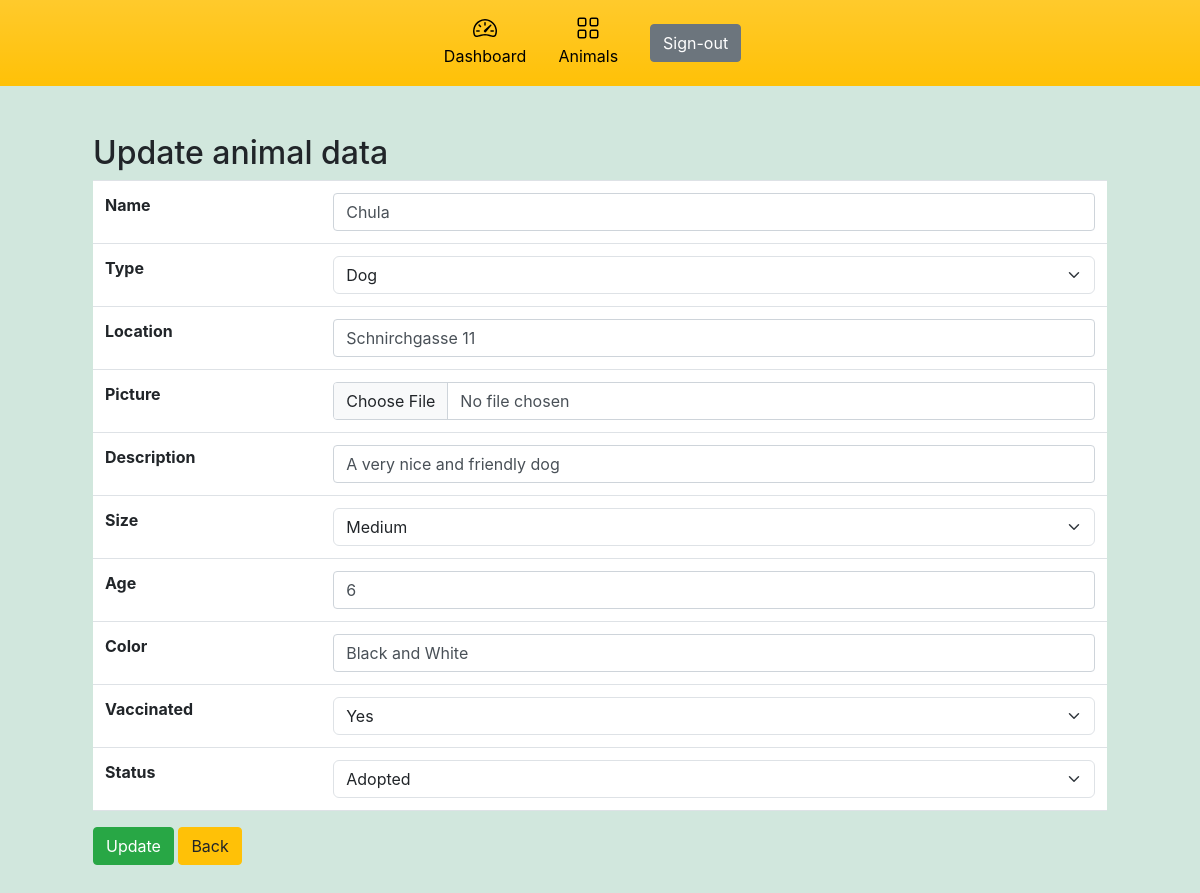
Screenshot of /animals/animal_update.php?id=1 (signed in) with the database file from the repository.
### tables this page shows
CREATE TABLE `animals` (
  `id` int(11) NOT NULL,
  `name` varchar(100) NOT NULL,
  `location` varchar(100) NOT NULL,
  `picture` varchar(255) NOT NULL,
  `description` varchar(255) NOT NULL,
  `size` varchar(10) NOT NULL,
  `age` int(3) NOT NULL,
  `color` varchar(20) DEFAULT NULL,
  `type` varchar(20) NOT NULL,
  `vaccinated` varchar(20) NOT NULL,
  `status` varchar(50) NOT NULL
);

### animals/animal_update.php (the view, shortened to what this page needs)
<?php
require_once '../components/db_connection.php';
$id = $_GET['id'];
$sql = "SELECT * FROM animals WHERE id = {$id}";
$result = mysqli_query($connect, $sql);
$row = mysqli_fetch_assoc($result);
?>
<!doctype html>
<html lang="en">
<head>
    <?php require_once '../components/bootstrap.php' ?>
    <link href="../assets/dist/css/bootstrap.min.css" rel="stylesheet">
</head>
<body class="bg-success-subtle">
    <header>
        <div class="px-3 py-2 bg-warning bg-gradient">
            <div class="container">
                <div class="d-flex flex-wrap align-items-center  justify-content-lg-center ">
                    <div class="nav col-12 col-lg-auto justify-content-center text-black ">
                        <a href="../users/dashboard.php" class="nav-link">
                            <svg class="bi d-block mx-auto mb-1" width="24" height="24">
                                <use xlink:href="#speedometer2"></use>
                            </svg>
                            Dashboard
                        </a>
                        <a href="../animals/animals_dashboard.php" class="nav-link">
                            <svg class="bi d-block mx-auto mb-1" width="24" height="24">
                                <use xlink:href="#grid"></use>
                            </svg>
                            Animals
                        </a>
                        <a href="logout.php?logout">
                            <button type="button" class="btn btn-secondary m-3">
                                Sign-out
                            </button>
                        </a>
                    </div>
                </div>
            </div>
        </div>
    </header>
    <div class="container">
        <fieldset class="m-5">
            <legend class='h2'>Update animal data</legend>
            <form method="post" enctype="multipart/form-data">
                <table class='table'>
                    <tr>
                        <th>Name</th>
                        <td><input class='form-control' type="text" name="name" placeholder="Animal Name" value="<?= $row['name'] ?>" required /></td>
                    </tr>
                    <tr>
                        <th>Type</th>
                        <td><select class="form-select" aria-label="Select a animal type" name="type" required>
                                <option selected><?= $row['type'] ?></option>
                            </select></td>
                    </tr>
                    <tr>
                        <th>Location</th>
                        <td><input class='form-control' type="text" name="location" placeholder="Location" value="<?= $row['location'] ?>" required /></td>
                    </tr>
                    <tr>
                        <th>Picture</th>
                        <td><input class='form-control' type="file" name="picture" /></td>
                    </tr>
                    <tr>
                        <th>Description</th>
                        <td><input class="form-control" name="description" placeholder="Write a short description (max 255 charachters)" value="<?= $row['description'] ?>" required>
                        </td>
                    </tr>
                    <tr>
                        <th>Size</th>
                        <td><select class="form-select" aria-label="Select a size" name="size" required>
                                <option selected><?= $row['size'] ?></option>
                            </select>
                        </td>
                    </tr>
                    <tr>
                        <th>Age</th>
                        <td><input class="form-control" type="number" name="age" step="1" placeholder="Enter an age" maxlength="3" value="<?= $row['age'] ?>" required>
                        </td>
                    </tr>
                    <tr>
                        <th>Color</th>
                        <td><input class='form-control' type="text" name="color" placeholder="Enter a color" value="<?= $row['color'] ?>" /></td>
                    </tr>
                    <tr>
                        <th>Vaccinated</th>
                        <td><select class="form-select" name="vaccinated" required>
                                <option selected><?= $row['vaccinated'] ?></option>
                            </select>
                        </td>
                    </tr>
                    <tr>
                        <th>Status</th>
                        <td><select class="form-select" name="status" required>
                                <option selected><?= $row['status'] ?></option>
                            </select>
                        </td>
                    </tr>
                </table>
                <button name="submit" class="btn btn-success" type="submit">Update</button>
                <a href="animals_dashboard.php" class='btn btn-warning' type="button">Back</a>
            </form>
        </fieldset>
    </div>
</body>
</html>

### animals/animal_update.php (style rules this page uses)
.bi { vertical-align: -.125em; fill: currentColor; }
.nav-link { color: black; }

### rows the page displays
animals: name "Chula", type "Dog", location "Schnirchgasse 11", description "A very nice and friendly dog", size "Medium", age "6", color "Black and White", vaccinated "Yes", status "Adopted"
